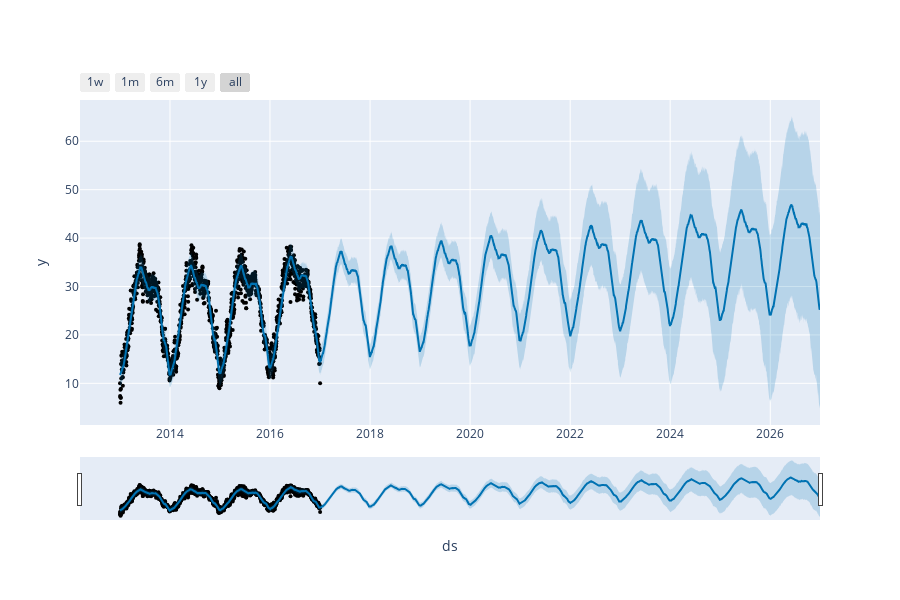

Write notebook code for a chart like this one.
### Code cell
# using facebook prophet model in order to predict the weather until 2026
from prophet import Prophet
from prophet.plot import plot_plotly
model = Prophet()
model.fit(forecast_data)
forecasts = model.make_future_dataframe(periods=3650)
predictions = model.predict(forecasts)
plot_plotly(model, predictions)

### Figure 1 — Plotly figure (JSON) as saved in the notebook; plotly's stock layout.template omitted (floating-point values rounded to 4 significant figures; data arrays with more than 128 entries replaced by an {"elided": "..."} marker saying what was removed)
{"data": [{"marker": {"color": "black", "size": 4}, "mode": "markers", "name": "Actual", "type": "scatter", "x": {"elided": "1462 str values"}, "y": {"elided": "1462 float values"}}, {"hoverinfo": "skip", "line": {"width": 0}, "mode": "lines", "type": "scatter", "x": {"elided": "5112 str values"}, "y": {"elided": "5112 float values"}}, {"fill": "tonexty", "fillcolor": "rgba(0, 114, 178, 0.2)", "line": {"color": "#0072B2", "width": 2}, "mode": "lines", "name": "Predicted", "type": "scatter", "x": {"elided": "5112 str values"}, "y": {"elided": "5112 float values"}}, {"fill": "tonexty", "fillcolor": "rgba(0, 114, 178, 0.2)", "hoverinfo": "skip", "line": {"width": 0}, "mode": "lines", "type": "scatter", "x": {"elided": "5112 str values"}, "y": {"elided": "5112 float values"}}], "layout": {"height": 600, "showlegend": false, "width": 900, "xaxis": {"rangeselector": {"buttons": [{"count": 7, "label": "1w", "step": "day", "stepmode": "backward"}, {"count": 1, "label": "1m", "step": "month", "stepmode": "backward"}, {"count": 6, "label": "6m", "step": "month", "stepmode": "backward"}, {"count": 1, "label": "1y", "step": "year", "stepmode": "backward"}, {"step": "all"}]}, "rangeslider": {"visible": true}, "title": {"text": "ds"}, "type": "date"}, "yaxis": {"title": {"text": "y"}}}}
